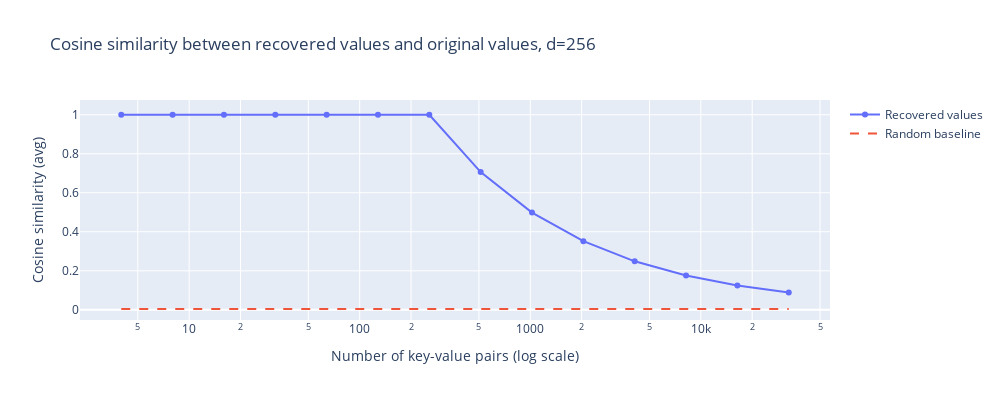
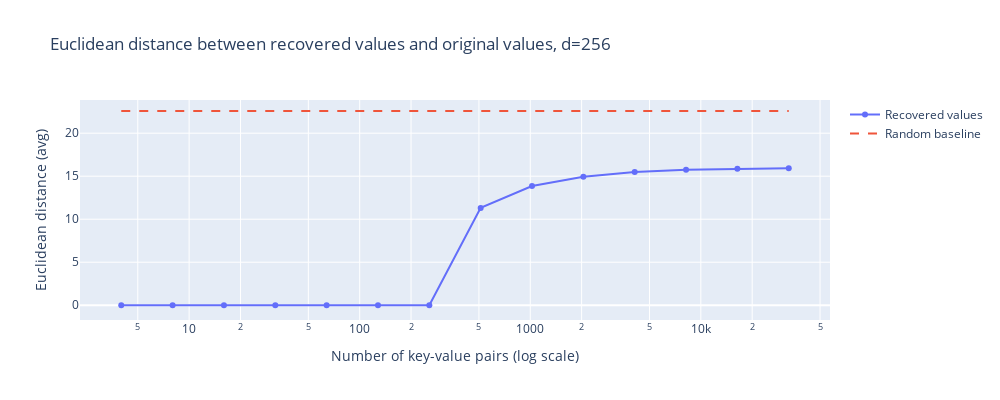

Notebook code cell kept with these figures, in order:
### Code cell
fig_cos = go.Figure()
fig_cos.add_trace(go.Scatter(x=n_values, y=cos_sim_values, mode='lines+markers', name='Recovered values'))
fig_cos.add_trace(go.Scatter(x=n_values, y=[baseline_cos_sim]*len(n_values), mode='lines', name='Random baseline', line=dict(dash='dash')))
fig_cos.update_xaxes(title_text="Number of key-value pairs (log scale)", type='log')
fig_cos.update_yaxes(title_text="Cosine similarity (avg)")
fig_cos.update_layout(title=f"Cosine similarity between recovered values and original values, d={d}", height = 400, width=1000)
fig_cos.show()

fig_dist = go.Figure()
fig_dist.add_trace(go.Scatter(x=n_values, y=euclidean_distance_values, mode='lines+markers', name='Recovered values'))
fig_dist.add_trace(go.Scatter(x=n_values, y=[baseline_euclidean_distance]*len(n_values), mode='lines', name='Random baseline', line=dict(dash='dash')))
fig_dist.update_xaxes(title_text="Number of key-value pairs (log scale)", type='log')
fig_dist.update_yaxes(title_text="Euclidean distance (avg)")
fig_dist.update_layout(title=f"Euclidean distance between recovered values and original values, d={d}", height = 400, width=1000)
fig_dist.show()

### Figure 1 — Plotly figure (JSON) as saved in the notebook; plotly's stock layout.template omitted (floating-point values rounded to 4 significant figures)
{"data": [{"mode": "lines+markers", "name": "Recovered values", "type": "scatter", "x": [4, 8, 16, 32, 64, 128, 256, 512, 1024, 2048, 4096, 8192, 16384, 32768], "y": [1, 1.0, 1, 1, 1, 1, 1, 0.7059, 0.4984, 0.3521, 0.2486, 0.1759, 0.1246, 0.08853]}, {"line": {"dash": "dash"}, "mode": "lines", "name": "Random baseline", "type": "scatter", "x": [4, 8, 16, 32, 64, 128, 256, 512, 1024, 2048, 4096, 8192, 16384, 32768], "y": [0.004116, 0.004116, 0.004116, 0.004116, 0.004116, 0.004116, 0.004116, 0.004116, 0.004116, 0.004116, 0.004116, 0.004116, 0.004116, 0.004116]}], "layout": {"height": 400, "title": {"text": "Cosine similarity between recovered values and original values, d=256"}, "width": 1000, "xaxis": {"title": {"text": "Number of key-value pairs (log scale)"}, "type": "log"}, "yaxis": {"title": {"text": "Cosine similarity (avg)"}}}}

### Figure 2 — Plotly figure (JSON) as saved in the notebook; plotly's stock layout.template omitted (floating-point values rounded to 4 significant figures)
{"data": [{"mode": "lines+markers", "name": "Recovered values", "type": "scatter", "x": [4, 8, 16, 32, 64, 128, 256, 512, 1024, 2048, 4096, 8192, 16384, 32768], "y": [5.642e-06, 7.057e-06, 9.413e-06, 1.071e-05, 1.557e-05, 2.286e-05, 0.002421, 11.32, 13.86, 14.94, 15.48, 15.74, 15.86, 15.93]}, {"line": {"dash": "dash"}, "mode": "lines", "name": "Random baseline", "type": "scatter", "x": [4, 8, 16, 32, 64, 128, 256, 512, 1024, 2048, 4096, 8192, 16384, 32768], "y": [22.58, 22.58, 22.58, 22.58, 22.58, 22.58, 22.58, 22.58, 22.58, 22.58, 22.58, 22.58, 22.58, 22.58]}], "layout": {"height": 400, "title": {"text": "Euclidean distance between recovered values and original values, d=256"}, "width": 1000, "xaxis": {"title": {"text": "Number of key-value pairs (log scale)"}, "type": "log"}, "yaxis": {"title": {"text": "Euclidean distance (avg)"}}}}
